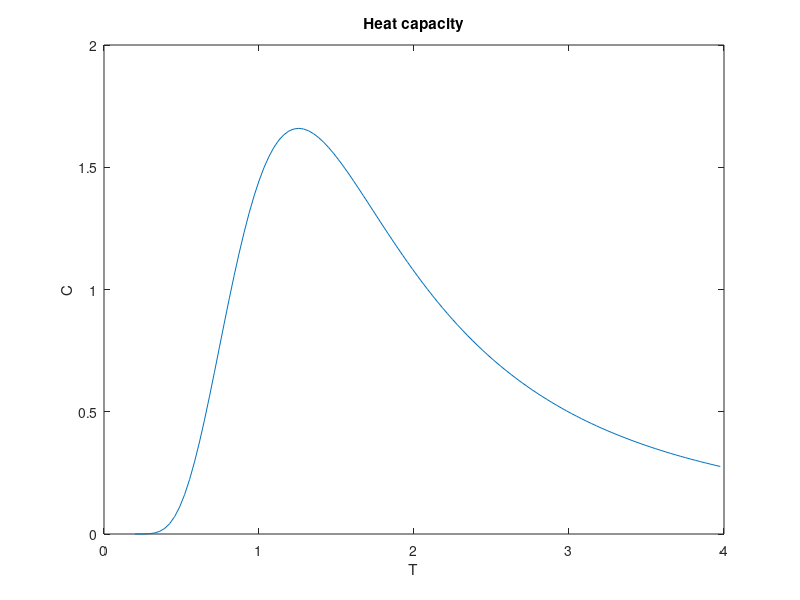

This chart was generated by the following MATLAB code:
%Ising model on ring
T = 0.2:0.032:4;
n = 2;%Must be between 2 and 5 because of the way the code is implemented!
h = 0;
J = 1;
H = zeros(1, 2^(n^2));
Z = zeros(1, length(T));
He = zeros(1, length(T));
C = zeros(1, length(T));

M = (dec2bin(0:(2^(n^2))-1)=='1');%Solves the configuration of -1 and 1 problem
M = double(M);
M(M == 0) = -1;

for i = 1:(2^(n^2))
    for j = 1:n^2
        if j < n^2
            H(i) = H(i) + M(i, j)*M(i, j+1);
        else
            H(i) = H(i) + M(i, n^2)*M(i, 1);
        end
    end
    Z = Z + exp(-H(i)./T);
    He = He + H(i).*exp(-H(i)./T);
    C = C + (H(i)^2.*exp(-H(i)./T));
end

C = (C./Z - (He./Z).^2)./(T.^2);

plot(T, C)
title('Heat capacity');
xlabel('T');
ylabel('C');
hold on